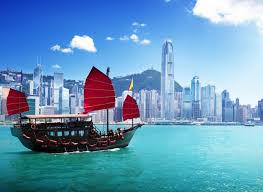
#> input picture UROP 1100R/test_images/hk.jpeg, 263 x 192 px, found by its file name; its folder holds only this picture in this run
$ python test_hex_code.py
#> lines starting #> are read from the running program, lines starting #| are printed output that depends on the picture
# 导入必要的库
from PIL import Image  # 用于图像处理
import numpy as np  # 用于数值计算
from collections import Counter  # 用于统计颜色出现频率
import cv2  # OpenCV库，用于图像显示
from typing import List, Dict  # 类型提示，提高代码可读性
import os  # 操作系统接口，用于文件操作
from datetime import datetime  # 日期时间处理


def lightweight_color_extraction(image_path: str, num_colors: int = 5) -> List[Dict]:
    """
    轻量级颜色提取函数（内存高效版本）

    参数:
        image_path (str): 输入图片的文件路径
        num_colors (int): 需要提取的颜色数量，默认为5种

    返回:
        List[Dict]: 包含颜色信息的字典列表，每个字典包含：
            - 'hex': HEX颜色代码（字符串，如'#FF0000'）
            - 'rgb': RGB颜色值（元组，如(255, 0, 0)）
            - 'percentage': 该颜色在图片中的占比（浮点数，百分比）
    """
    try:
        # 加载图片并转换为RGB模式
        img = Image.open(image_path)
        img = img.convert('RGB')

        # 缩小图片尺寸以节省内存
        img.thumbnail((200, 200))

        # 获取所有像素点的颜色数据
        pixels = list(img.getdata())

        # 简化颜色空间，减少颜色数量
        def simplify_color(rgb, step=32):
            r, g, b = rgb
            return (r//step*step, g//step*step, b//step*step)

        simplified = [simplify_color(p) for p in pixels]

        # 统计每种简化后颜色的出现次数
        color_counts = Counter(simplified)

        # 获取出现频率最高的num_colors种颜色
        most_common = color_counts.most_common(num_colors)

        # 将颜色信息转换为需要的格式
        colors = []
        for rgb, count in most_common:
            hex_color = '#{:02x}{:02x}{:02x}'.format(*rgb).upper()
            percentage = (count / len(pixels)) * 100
            colors.append({
                'hex': hex_color,
                'rgb': rgb,
                'percentage': round(percentage, 2)
            })

        return colors

    except Exception as e:
        print(f"Error: {e}")
        return []


def save_all_colors_to_one_excel(all_colors_data: Dict[str, List[Dict]],
                                 output_file: str = "all_colors_combined.xlsx"):
    """
    将所有图片的颜色HEX代码保存到一个Excel文件中

    参数:
        all_colors_data (Dict[str, List[Dict]]): 字典，键为图片名称，值为颜色列表
        output_file (str): 输出的Excel文件名，默认为"all_colors_combined.xlsx"

    返回:
        bool: 保存成功返回True，失败返回False
    """
    try:
        # 尝试导入openpyxl库
        try:
            from openpyxl import Workbook
            from openpyxl.styles import PatternFill, Font, Alignment, Border, Side
        except ImportError:
            print("Error: openpyxl library is required")
            print("Please run: pip3 install openpyxl")
            return False

        # 创建工作簿
        wb = Workbook()

        # 创建汇总工作表
        summary_ws = wb.active
        summary_ws.title = "Summary"

        # 设置列宽
        summary_ws.column_dimensions['A'].width = 20
        summary_ws.column_dimensions['B'].width = 15
        summary_ws.column_dimensions['C'].width = 25

        # 创建标题样式
        title_font = Font(name='Arial', size=16, bold=True, color='FFFFFF')
        title_fill = PatternFill(start_color='366092', end_color='366092', fill_type='solid')
        title_alignment = Alignment(horizontal='center', vertical='center')

        # 写入标题
        summary_ws.merge_cells('A1:C1')
        title_cell = summary_ws['A1']
        title_cell.value = "All Images Color HEX Codes"
        title_cell.font = title_font
        title_cell.fill = title_fill
        title_cell.alignment = title_alignment

        # 写入表头
        header_font = Font(name='Arial', size=12, bold=True, color='FFFFFF')
        header_fill = PatternFill(start_color='4F81BD', end_color='4F81BD', fill_type='solid')
        header_alignment = Alignment(horizontal='center', vertical='center')

        headers = ["Image Name", "HEX Code", "Color Preview"]
        for col, header in enumerate(headers, 1):
            cell = summary_ws.cell(row=2, column=col, value=header)
            cell.font = header_font
            cell.fill = header_fill
            cell.alignment = header_alignment

        # 写入汇总数据
        row = 3
        for image_name, colors in all_colors_data.items():
            for i, color_info in enumerate(colors):
                # 只在第一行显示图片名称
                if i == 0:
                    summary_ws.cell(row=row, column=1, value=image_name)

                # 写入HEX代码
                summary_ws.cell(row=row, column=2, value=color_info['hex'])

                # 写入颜色预览
                hex_code = color_info['hex'].lstrip('#')
                color_fill = PatternFill(start_color=hex_code, end_color=hex_code, fill_type='solid')
                preview_cell = summary_ws.cell(row=row, column=3, value="        ")
                preview_cell.fill = color_fill

                row += 1

            # 在不同图片之间添加空行
            row += 1

        # 为每个图片创建独立的工作表
        for image_name, colors in all_colors_data.items():
            # 创建工作表（工作表名称不能超过31个字符，不能包含特殊字符）
            ws_name = image_name[:31].replace(':', '_').replace('\\', '_').replace('/', '_').replace('*', '_').replace('?', '_').replace('[', '_').replace(']', '_')
            ws = wb.create_sheet(title=ws_name)

            # 设置列宽
            ws.column_dimensions['A'].width = 15
            ws.column_dimensions['B'].width = 25
            ws.column_dimensions['C'].width = 12
            ws.column_dimensions['D'].width = 25

            # 写入标题
            ws.merge_cells('A1:D1')
            title_cell = ws['A1']
            title_cell.value = f"Color HEX Codes for {image_name}"
            title_cell.font = title_font
            title_cell.fill = title_fill
            title_cell.alignment = title_alignment

            # 写入表头
            headers = ["No.", "HEX Code", "Percentage", "Color Preview"]
            for col, header in enumerate(headers, 1):
                cell = ws.cell(row=2, column=col, value=header)
                cell.font = header_font
                cell.fill = header_fill
                cell.alignment = header_alignment

            # 写入颜色数据
            for i, color_info in enumerate(colors, 1):
                # 序号
                ws.cell(row=i+2, column=1, value=i)

                # HEX代码
                ws.cell(row=i+2, column=2, value=color_info['hex'])

                # 百分比
                ws.cell(row=i+2, column=3, value=f"{color_info['percentage']}%")

                # 颜色预览
                hex_code = color_info['hex'].lstrip('#')
                color_fill = PatternFill(start_color=hex_code, end_color=hex_code, fill_type='solid')
                preview_cell = ws.cell(row=i+2, column=4, value="        ")
                preview_cell.fill = color_fill

        # 删除默认创建的空工作表
        if "Sheet" in wb.sheetnames:
            del wb["Sheet"]

        # 保存Excel文件
        wb.save(output_file)

        print(f"✓ All color HEX codes saved to one Excel file: {output_file}")
        print(f"  File size: {os.path.getsize(output_file) / 1024:.1f} KB")

        return True

    except Exception as e:
        print(f"✗ Error saving all colors to one Excel file: {e}")
        return False


# [67 lines left out: function save_hex_only_to_excel, not called in this run]


def print_colors_in_terminal(colors: List[Dict], image_name: str = ""):
    """
    在终端中打印颜色信息

    参数:
        colors (List[Dict]): 颜色信息列表
        image_name (str): 图片名称
    """
    if image_name:
        print(f"\nColors for {image_name}:")

    print("="*60)
    for i, color_info in enumerate(colors, 1):
        hex_color = color_info['hex']
        rgb = color_info['rgb']
        percentage = color_info['percentage']
        print(f"{i:2d}. HEX: {hex_color:<8} RGB: {rgb} Percentage: {percentage:5.1f}%")


def check_openpyxl_installed():
    """
    检查openpyxl库是否已安装
    """
    try:
        import openpyxl
        return True
    except ImportError:
        return False


def main():
    """
    主函数：批量处理多张图片的颜色提取，并将所有HEX代码保存到一个Excel文件
    """
    # 检查openpyxl是否安装
    if not check_openpyxl_installed():
        print("Warning: openpyxl is not installed. Excel export will not work.")
        print("To install: pip3 install openpyxl")
        return

    # 定义图片列表
    image_files = ["hk", "ny", "sh", "paris"]
    image_dir = "/home/hkuangab/Desktop/UROP 1100R/test_images/"

    # 询问是否显示图片
    show_images = input("Do you want to display images? (y/n): ").lower().strip() == 'y'
#> the answer given: y

    # 存储所有图片的颜色数据
    all_colors_data = {}

    # 遍历处理每张图片
    for i, image_file in enumerate(image_files, 1):
        # 构建完整的图片路径
        image_path = f"{image_dir}{image_file}.jpeg"

        print(f"\n{'='*60}")
        print(f"Processing image {i}/{len(image_files)}: {image_file}.jpeg")
        print(f"{'='*60}")

        # 检查图片文件是否存在
        if not os.path.exists(image_path):
            print(f"Error: Image file not found: {image_path}")
            print("Skipping to next image...")
            continue

        print(f"Image found: {image_path}")

        # 提取图片颜色
        print("Extracting colors from image...")
        colors = lightweight_color_extraction(image_path, num_colors=10)
#> in lightweight_color_extraction, img is the input picture: PIL image 263x192 RGB; mean R, G, B 102.9, 153.1, 188.1
#> in lightweight_color_extraction, `img.thumbnail((200, 200))`:
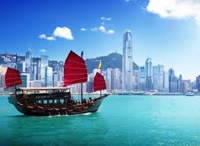
#> img: PIL image 200x146 RGB; mean R, G, B 102.9, 153.1, 188.1
#> in lightweight_color_extraction, `pixels = list(img.getdata())`: pixels = 29200 items
#> in lightweight_color_extraction, `color_counts = Counter(simplified)`: color_counts = 167 items
#> in lightweight_color_extraction, `most_common = color_counts.most_common(num_colors)`: most_common = [((128, 192, 224), 1956), ((32, 96, 192), 1717), ((0, 96, 96), 1464), ((160, 192, 224), 1416), ((96, 160, 224), 1356), ((192, 224, 224), 1324), ((224, 224, 224), 1151), ((160, 224, 224), 1035), ((128, 160, 192), 956), ((64, 128, 224), 928)]
#> the loop in lightweight_color_extraction, `for rgb, count in most_common:` made 10 passes
#> (rgb, count, hex_color, percentage) on passes 1 to 10: ((128, 192, 224), 1956, '#80C0E0', 6.7), ((32, 96, 192), 1717, '#2060C0', 5.88), ((0, 96, 96), 1464, '#006060', 5.01), ((160, 192, 224), 1416, '#A0C0E0', 4.85), ((96, 160, 224), 1356, '#60A0E0', 4.64), ((192, 224, 224), 1324, '#C0E0E0', 4.53), ((224, 224, 224), 1151, '#E0E0E0', 3.94), ((160, 224, 224), 1035, '#A0E0E0', 3.54), ((128, 160, 192), 956, '#80A0C0', 3.27), ((64, 128, 224), 928, '#4080E0', 3.18)
#> after the loop in lightweight_color_extraction, `for rgb, count in most_common:`: colors = 10 items
#> colors = 10 items

        if not colors:
            print("No colors extracted. Skipping this image...")
            continue

        # 在终端显示提取的颜色
        print_colors_in_terminal(colors, image_file)
#> the loop in print_colors_in_terminal, `for i, color_info in enumerate(colors, 1):` made 10 passes
#> (hex_color, rgb, percentage) on passes 1 to 10: ('#80C0E0', (128, 192, 224), 6.7), ('#2060C0', (32, 96, 192), 5.88), ('#006060', (0, 96, 96), 5.01), ('#A0C0E0', (160, 192, 224), 4.85), ('#60A0E0', (96, 160, 224), 4.64), ('#C0E0E0', (192, 224, 224), 4.53), ('#E0E0E0', (224, 224, 224), 3.94), ('#A0E0E0', (160, 224, 224), 3.54), ('#80A0C0', (128, 160, 192), 3.27), ('#4080E0', (64, 128, 224), 3.18)
#|  1. HEX: #80C0E0  RGB: (128, 192, 224) Percentage:   6.7%
#|  2. HEX: #2060C0  RGB: (32, 96, 192) Percentage:   5.9%
#|  3. HEX: #006060  RGB: (0, 96, 96) Percentage:   5.0%
#|  4. HEX: #A0C0E0  RGB: (160, 192, 224) Percentage:   4.8%
#|  5. HEX: #60A0E0  RGB: (96, 160, 224) Percentage:   4.6%
#|  6. HEX: #C0E0E0  RGB: (192, 224, 224) Percentage:   4.5%
#|  7. HEX: #E0E0E0  RGB: (224, 224, 224) Percentage:   3.9%
#|  8. HEX: #A0E0E0  RGB: (160, 224, 224) Percentage:   3.5%
#> (further printed lines are left out)

        # 保存到字典中
        all_colors_data[image_file] = colors

        # 可选显示原始图片
        if show_images:
            try:
                img = cv2.imread(image_path)
#> img: shape (192, 263, 3)
                if img is not None:
                    height, width = img.shape[:2]
#> height = 192; width = 263
                    max_display_size = 800
                    if max(height, width) > max_display_size:
                        scale = max_display_size / max(height, width)
                        new_width = int(width * scale)
                        new_height = int(height * scale)
                        img = cv2.resize(img, (new_width, new_height))

                    cv2.imshow(f'Image: {image_file}', img)
                    print("Press any key to close the image window...")
                    cv2.waitKey(0)
                    cv2.destroyAllWindows()
            except Exception as e:
                print(f"Note: Could not display image. {e}")

        print(f"✓ Completed processing for {image_file}.jpeg")

    # 将所有颜色保存到一个Excel文件中
    if all_colors_data:
        timestamp = datetime.now().strftime("%Y%m%d_%H%M%S")
        output_file = f"all_colors_combined_{timestamp}.xlsx"

        if save_all_colors_to_one_excel(all_colors_data, output_file):
#> the loop in save_all_colors_to_one_excel, `for image_name, colors in all_colors_data.items():` made 1 pass
#> (image_name, row) on pass 1: ('hk', 14)
#> after the loop in save_all_colors_to_one_excel, `for image_name, colors in all_colors_data.items():`: row = 14
#> the loop in save_all_colors_to_one_excel, `for image_name, colors in all_colors_data.items():` made 1 pass
#> (image_name, ws_name, headers) on pass 1: ('hk', 'hk', ['No.', 'HEX Code', 'Percentage', 'Color Preview'])
            print(f"\n✓ Successfully saved all color HEX codes to: {output_file}")
        else:
            print("\n✗ Failed to save to Excel file")
    else:
        print("\n✗ No colors extracted from any image.")

    # 完成提示
    print("\n" + "="*60)
    print("Batch color extraction completed!")
    print(f"Processed {len(all_colors_data)} images")
#| Processed 1 images
    print("="*60)


# 如果直接运行此脚本，执行主函数
if __name__ == "__main__":
    main()
